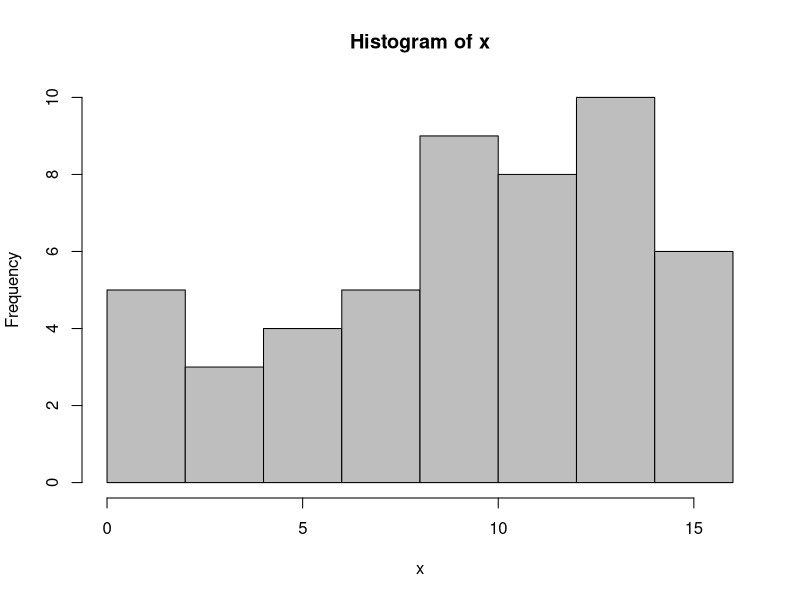
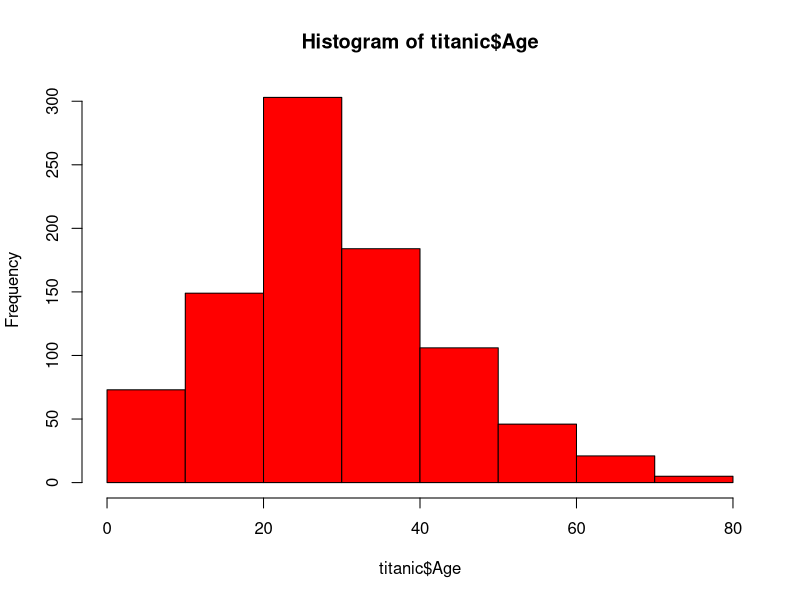
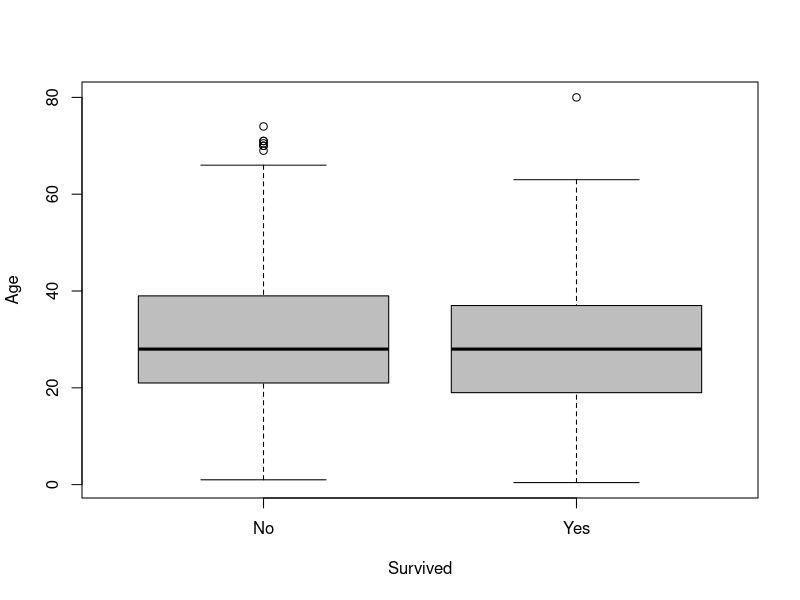
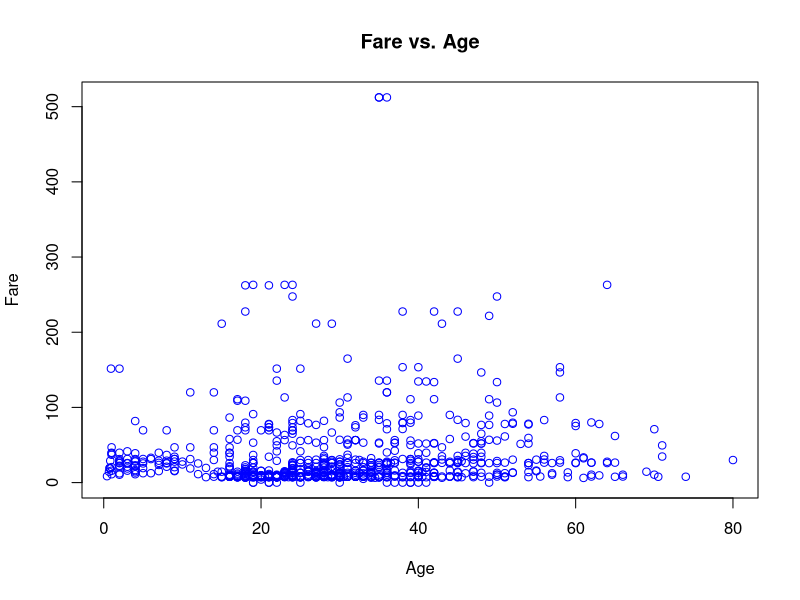

These figures' R source, in order:
## ---- chunk 1
sqrt(10-3)/5

1+2
## ---- chunk 2
x<-runif(50, 0, 15)
hist(x,col='gray')
## ---- chunk 3
10+2
## ---- chunk 4
titanic <- read.csv('data/titanic.csv',    # location/name of file
                    header=T,              # top row of file is headers
                    stringsAsFactors = T)  # make strings into factor variables
## ---- chunk 5
titanic
## ---- chunk 6
titanic$Age
# code after a hashtag won't get evaluated
# This is a vector of the ages for the people in the titanic data set.
## ---- chunk 7
mean(titanic$Age)
## ---- chunk 8
hist(titanic$Age, col='red')
## ---- chunk 9
boxplot(Age ~ Survived, data = titanic, col='gray')
## ---- chunk 10
plot(Fare ~ Age, data = titanic, col='blue',
     main="Fare vs. Age")
